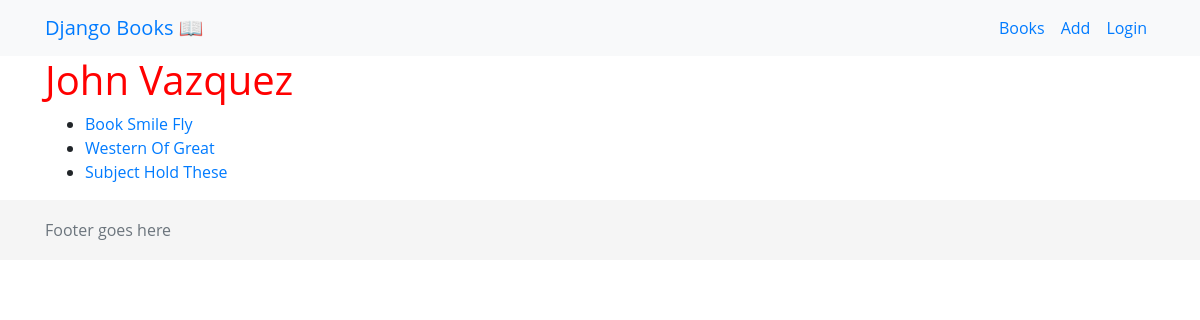
The page /authors/1068/ on the database its author committed.
### authors/models.py (models this page shows, shortened)
class Author(models.Model):
    first_name = models.CharField(max_length=100)
    last_name = models.CharField(max_length=100)
    full_name = models.TextField()

### books/models.py (models this page shows, shortened)
class Book(models.Model):
    title = models.CharField(max_length=300)
    lat = models.DecimalField(max_digits=20, decimal_places=6)
    lon = models.DecimalField(max_digits=20, decimal_places=6)
    pages = models.IntegerField(default=1000)
    publish_date = models.DateField()
    website = models.URLField()
    synopsis = models.TextField()
    slug = models.SlugField(max_length=200)
    status = models.BooleanField(default=True)
    authors = models.ManyToManyField('authors.Author')

### authors/views.py (the view)
# urls.py: path('<int:id>/', views.author_detail, name="author_detail"),
def author_detail(request, id):
    author = Author.objects.get(id=id)
    context = {'author':author}
    return render(request, 'authors/author_detail.html', context)

### authors/templates/authors/author_detail.html (shortened to what this page needs)
{% extends 'base.html' %}
{% load static %}
{% block head_extra %}
<link rel="stylesheet" href="{% static 'css/main.css' %}">
<link rel="stylesheet" href="{% static 'css/map-style.css' %}">
<link rel="stylesheet" href="{% static 'css/leaflet-search.css' %}">
<link rel="stylesheet" href="https://unpkg.com/leaflet@1.3.1/dist/leaflet.css"
integrity="sha512-Rksm5RenBEKSKFjgI3a41vrjkw4EVPlJ3+OiI65vTjIdo9brlAacEuKOiQ5OFh7cOI1bkDwLqdLw3Zg0cRJAAQ=="
crossorigin=""/>
<link rel="stylesheet" href="https://cdnjs.cloudflare.com/ajax/libs/bootstrap-datepicker/1.7.1/css/bootstrap-datepicker.css" />
<link href='https://api.mapbox.com/mapbox-gl-js/v0.44.1/mapbox-gl.css' rel='stylesheet' />
{% endblock head_extra %}
{% block content %}
<div class="container">
    <h1>{{ author.full_name }}</h1>
    <ul>
        {% for book in author.book_set.values %}
            <li>
                <a href="{% url 'books:book_detail' id=book.id slug=book.slug %}">{{ book.title }}</a>
            </li>
        {% endfor %}
    </ul>
</div>
{% endblock %}

### static/css/main.css (style rules this page uses)
h1 { color:red }

### static/css/map-style.css (style rules this page uses)
html, body { font-family: 'Open Sans', sans-serif; margin: 0; padding: 0; height: 100%; width: 100%; box-sizing: border-box; }
*, *:before, *:after { box-sizing: border-box; }

### rows shown on the page
Author: full_name "John Vazquez"
Book: title "Book Smile Fly"
Book: title "Western Of Great"
Book: title "Subject Hold These"
